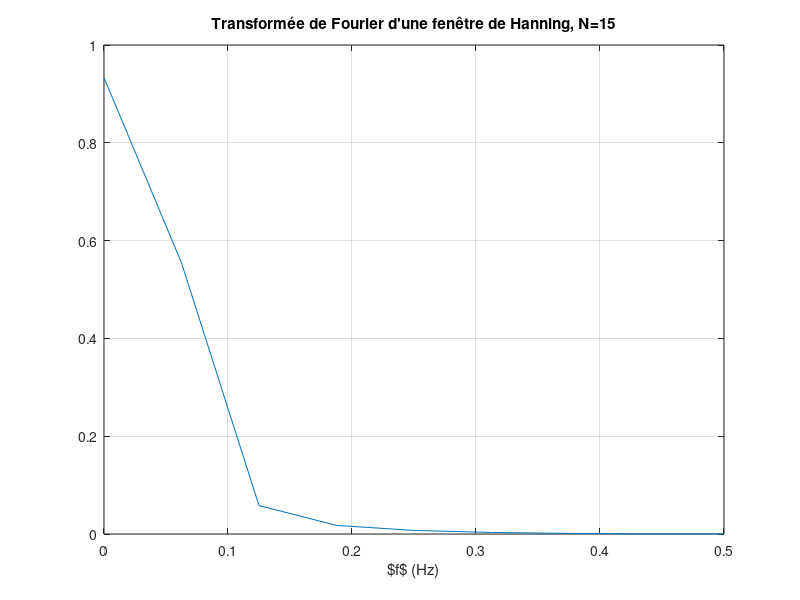

MATLAB code for this plot:
N = 15;
s = hanning(N);

fig = figure('Position', [0,0,500,200]);

%subplot(211);
%plot(s);
%title(['Fenêtre de Hanning N=' num2str(N)]);
%grid on;
%subplot(212);
NFFT = 2^nextpow2(N); % on calcule la taille 
% de l'échantillon pour faire du 0-pading
y = fft(s,NFFT)/N;
y = 2*abs(y(1:NFFT/2+1));
f = [0:NFFT/2]/NFFT;
plot(f,y);
grid on;
title(["Transformée de Fourier d'une fenêtre de Hanning, N=" num2str(N)]);
xlabel('$f$ (Hz)');

print fig '../images/hanning_tfd.tex' -dtikz -color '-S500,200';